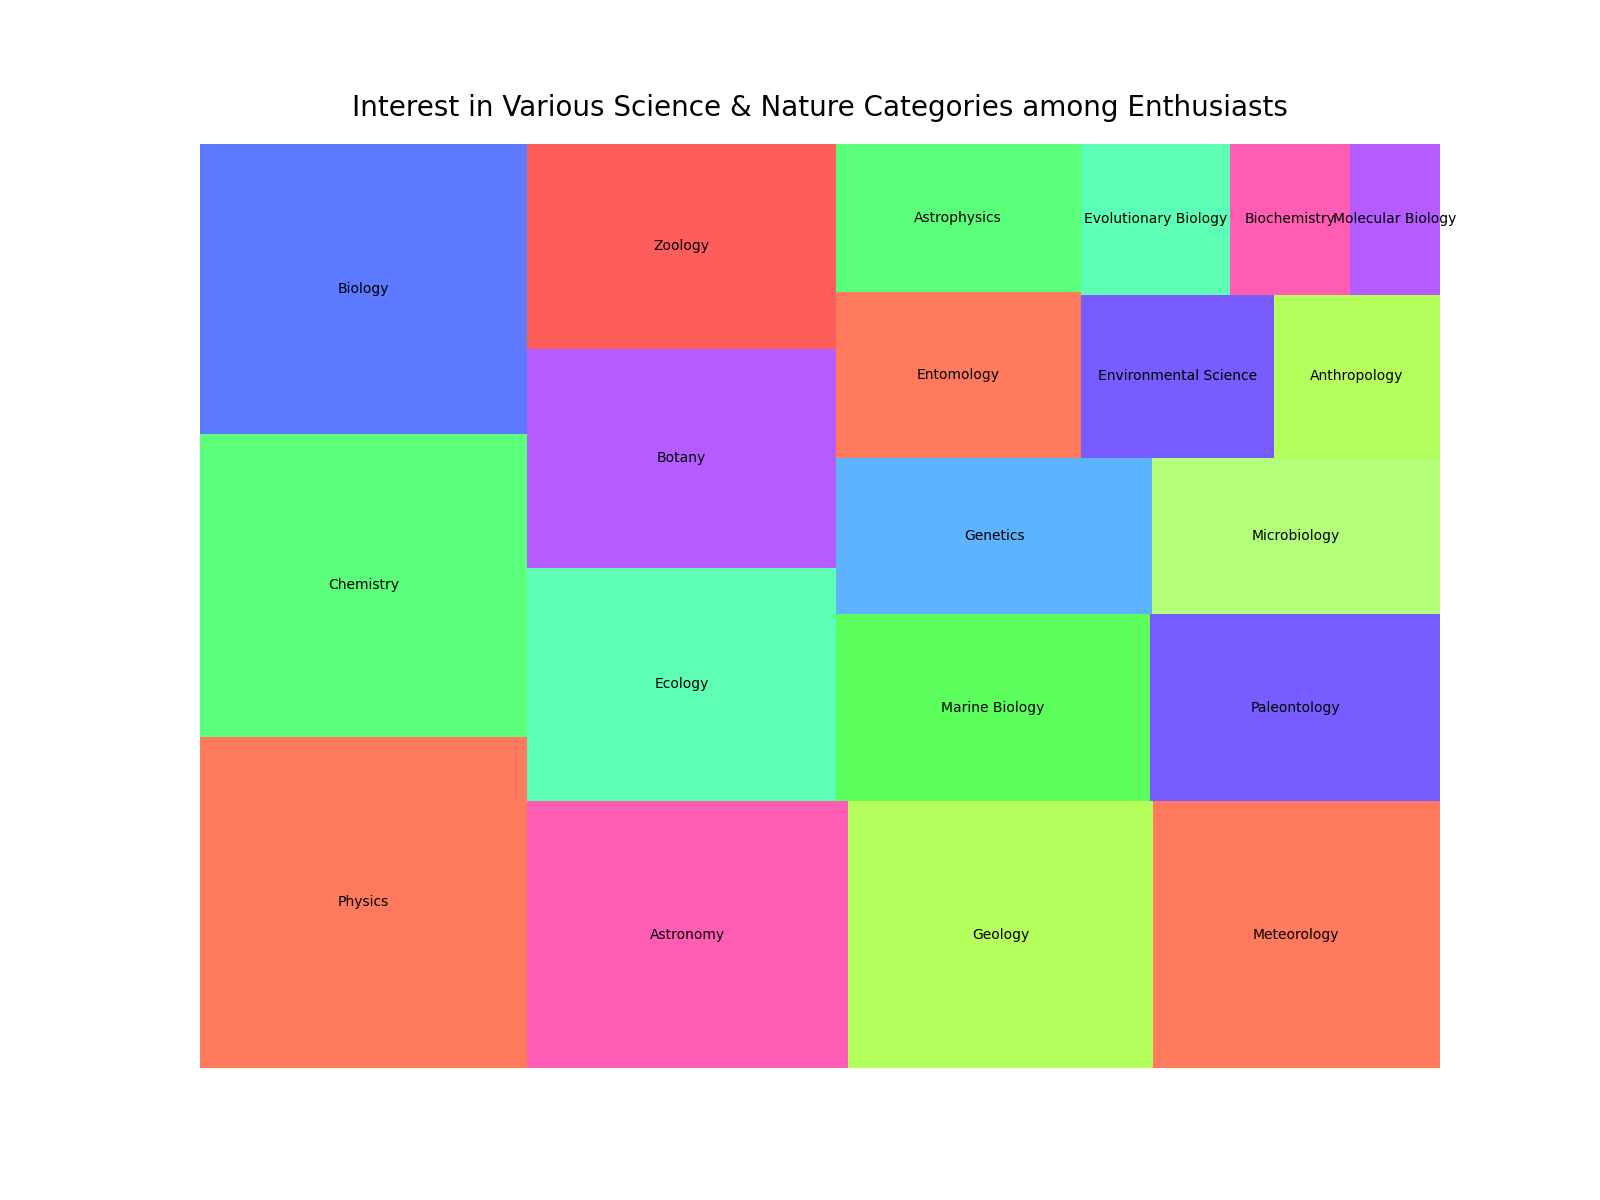

This chart was generated by the following Python code:

import matplotlib.pyplot as plt
import pandas as pd
import squarify

# Data for the treemap
data = {
    'Category': ['Physics', 'Chemistry', 'Biology', 'Astronomy', 'Geology', 'Meteorology',
                 'Ecology', 'Botany', 'Zoology', 'Marine Biology', 'Paleontology', 'Genetics',
                 'Microbiology', 'Entomology', 'Astrophysics', 'Environmental Science',
                 'Anthropology', 'Evolutionary Biology', 'Biochemistry', 'Molecular Biology'],
    'Interest': [1200, 1100, 1050, 950, 900, 850, 800, 750, 700, 650, 600, 550, 500, 450, 400, 350, 300, 250, 200, 150],
    'Percentage': [0.20, 0.1833, 0.175, 0.1583, 0.15, 0.1417, 0.1333, 0.125, 0.1167, 0.1083, 0.10, 0.0917, 0.0833, 0.075, 0.0667, 0.0583, 0.05, 0.0417, 0.0333, 0.025]
}

# Convert the data to a DataFrame
df = pd.DataFrame(data)

# Define color list
colors = ['#FF5733', '#33FF57', '#3357FF', '#FF33A1', '#A1FF33', '#FF5733',
          '#33FFA1', '#A133FF', '#FF3333', '#33FF33', '#5733FF', '#33A1FF',
          '#A1FF57', '#FF5733', '#33FF57', '#5733FF', '#A1FF33', '#33FFA1', 
          '#FF33A1', '#A133FF']

# Plot the Treemap
plt.figure(figsize=(16, 12))
squarify.plot(sizes=df['Percentage'], label=df['Category'], color=colors, alpha=0.8)
plt.title('Interest in Various Science & Nature Categories among Enthusiasts', fontsize=20, pad=20)
plt.axis('off')
plt.show()
